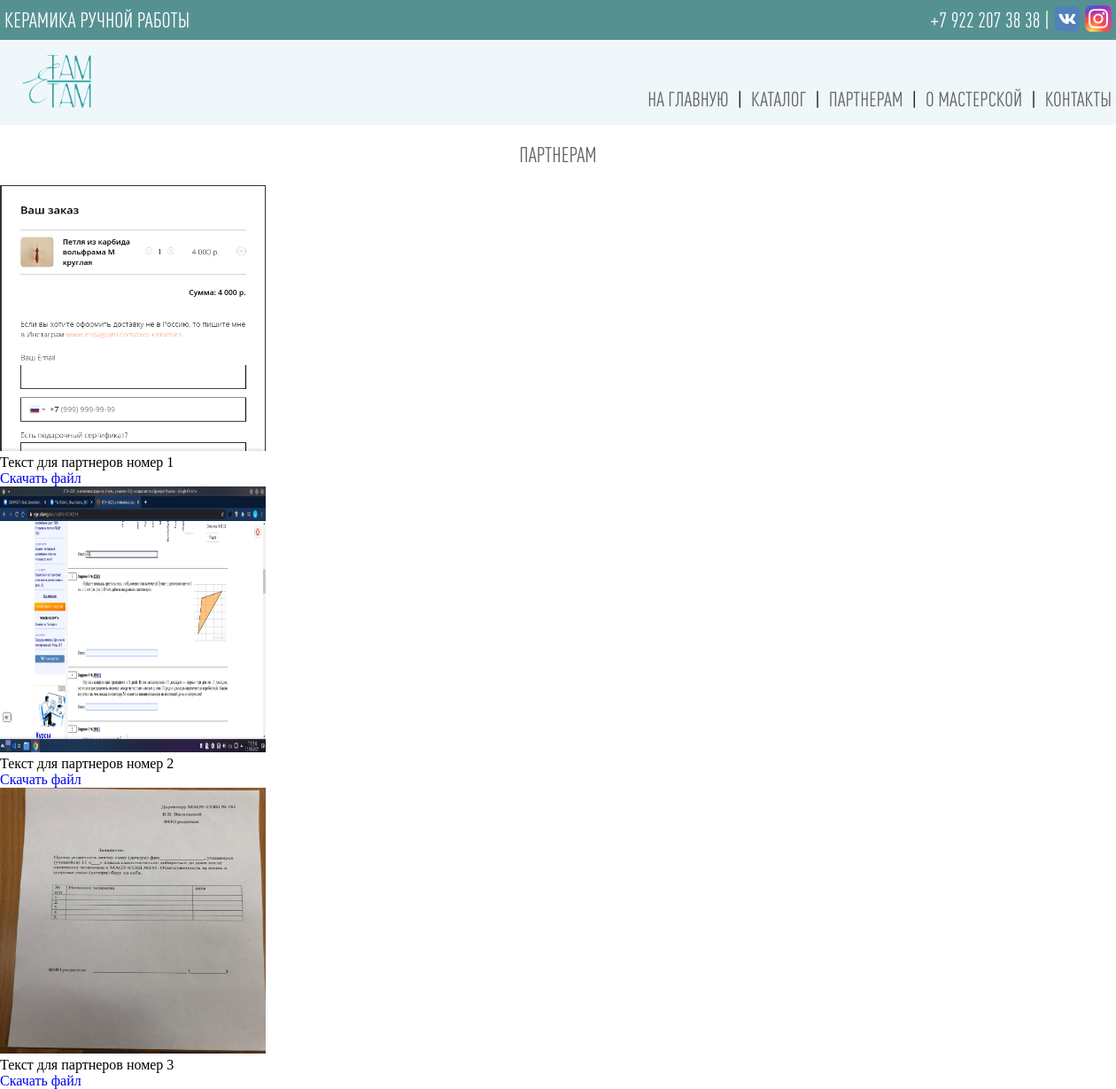
The page /partners/ on the database its author committed.
### main/models.py (models this page shows)
class Partner(models.Model):
    text = models.TextField(verbose_name='Текст для партнеров')
    file = models.FileField(verbose_name='Файл для партеров')
    image = models.ImageField(upload_to='catalog/images', verbose_name='Фото для партнеров', null=True)

### main/views.py (the view)
# urls.py: path('partners/', views.partners, name='partners'),
def partners(request):
    partners = Partner.objects.order_by()
    categorys = Category.objects.order_by()
    context = {'categorys' : categorys, 'partners' : partners}
    return render(request, 'main/partners.html', context)

### cart/cart.py (called while the page is built)
    def __iter__(self):
        product_ids = self.cart.keys()
        products = Product.objects.filter(id__in=product_ids)
        cart = self.cart.copy()
        for product in products:
            cart[str(product.id)]['product'] = product
        for item in cart.values():
            item['price'] = Decimal(item['price'])
            item['total_price'] = item['price'] * item['quantity']
            yield item

### main/context_processors.py (called while the page is built)
def product_cart_context(request):
    cartForm = CartForm()
    cart = Cart(request)
    len_product = 0
    for item in cart:
        item['update_quantity_form'] = CartAddProductForm(initial={'quantity': item['quantity'],
                                                                   'update': True})
        len_product += 1
    return ({'cart' : cart, 'len_product' : len_product, 'cartForm' : cartForm})

### main/templates/main/partners.html
{% extends 'main/base.html' %}
{% block content %}
    <div class="our-works">
        <h2 class="title-of-page">Партнерам</h2>
        {% for partner in partners %}
            <div class="parter-item-block">
                <img src="{{ partner.image.url }}" alt="" width="300" height="300">
                <p class="partner-text">{{ partner.text }}</p>
                <a href="{{ partner.file.url }}">Скачать файл</a>
            </div>
        {% endfor %}
    </div>
{% endblock %}

### static/css/style.css (style rules this page uses)
* { padding: 0; margin: 0; text-decoration: none; list-style-type: none; }
.title-of-page { color: #636363; font-family: 'DINPro-CondensedMedium'; font-weight: 550; text-transform: uppercase; text-align: center; margin-bottom: 20px; margin-top: 20px; }

### rows shown on the page
Partner: image (picture), text "Текст для партнеров номер 1"
Partner: image (picture), text "Текст для партнеров номер 2"
Partner: image (picture), text "Текст для партнеров номер 3"
